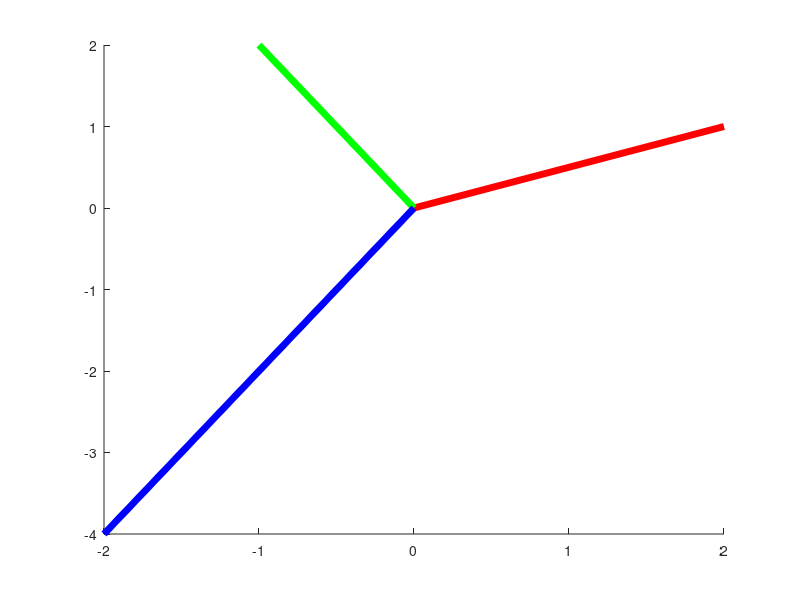
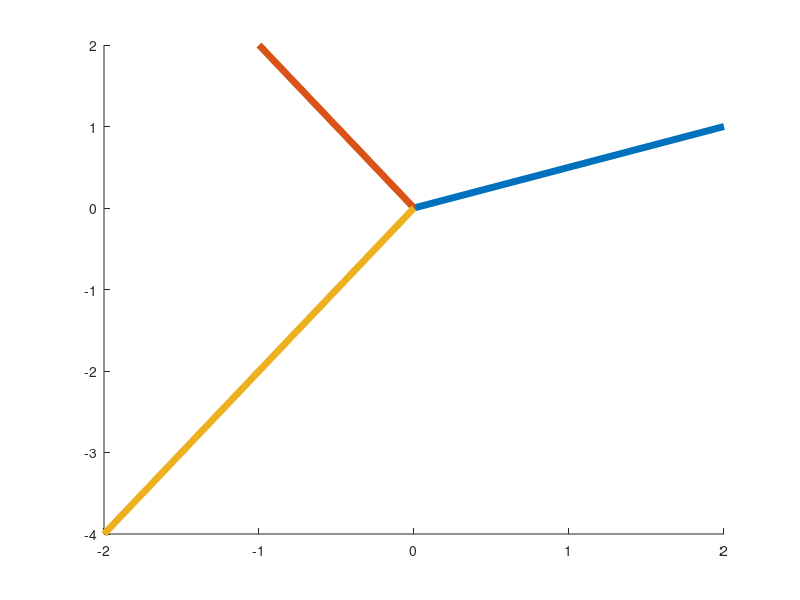
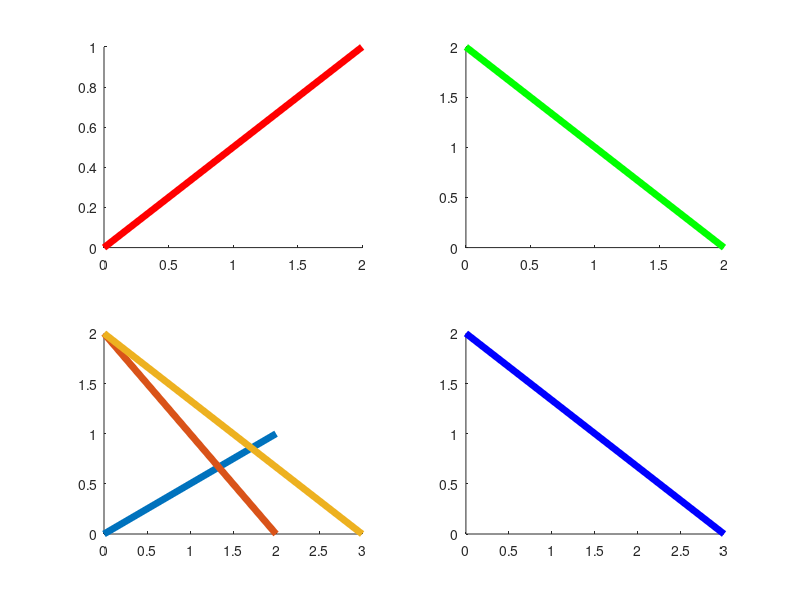
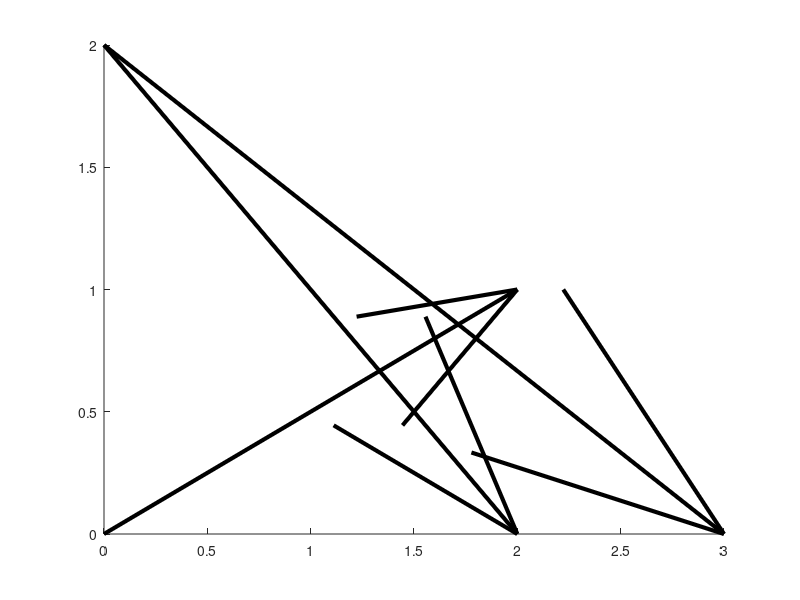

These charts were generated, in order, by the following MATLAB code:
%% Sidorenkov Oleg Vladimorovich BSE204 Matlab Algebra DZ 3.


%% Task 1.
figure
hold on
line([0; 2], [0; 1], "Color", "r", "LineWidth", 5)
line([0; -1], [0; 2], "Color", "g", "LineWidth", 5)
line([-2; 0], [-4; 0], "Color", "b", "LineWidth", 5)
hold off


%% Task 2.
figure
line([0, 0, -2; 2, -1, 0], [0, 0, -4; 1, 2, 0], "LineWidth", 5)


%% Task 3.
figure
subplot(2, 2, 1)
line([0; 2], [0; 1], "Color", "r", "LineWidth", 5)
subplot(2, 2, 2)
line([0; 2], [2; 0], "Color", "g", "LineWidth", 5)
subplot(2, 2, 3)
line([0, 0, 0; 2, 2, 3], [0, 2, 2; 1, 0, 0], "LineWidth", 5)
subplot(2, 2, 4)
line([0; 3], [2; 0], "Color", "b", "LineWidth", 5)


%% Task 4.
figure
hold on
quiver(0, 0, 2, 1, 1, "k", "LineWidth", 3)
quiver(0, 2, 2, -2, 1, "k", "LineWidth", 3)
quiver(0, 2, 3, -2, 1, "k", "LineWidth", 3)
hold off


%% Task 5.
figure
hold on
quiver3(0, 0, 0, 1, 0, 0, 1, "r", "AutoScale", "off", "LineWidth", 3)
quiver3(0, 0, 0, 0, 1, 0, 1, "g", "AutoScale", "off", "LineWidth", 3)
quiver3(0, 0, 0, 0, 0, 1, 1, "b", "AutoScale", "off", "LineWidth", 3)
hold off


%% Task 6.
figure
hold on
quiver(0, 0, 10, 0, 1, "r", "LineWidth", 2)
quiver(0, 0, 0, 10, 1, "g", "LineWidth", 2)
quiver(0, 0, 1, 0, 1, "k", "LineWidth", 4)
quiver(0, 0, 0, 1, 1, "k", "LineWidth", 4)
hold off


%% Task 7.
figure
hold on
quiver3(0, 0, 0, 10, 0, 0, 1, "r", "AutoScale", "off", "LineWidth", 3)
quiver3(0, 0, 0, 0, 10, 0, 1, "g", "AutoScale", "off", "LineWidth", 3)
quiver3(0, 0, 0, 0, 0, 10, 1, "b", "AutoScale", "off", "LineWidth", 3)
quiver3(0, 0, 0, 1, 0, 0, 1, "k", "AutoScale", "off", "LineWidth", 3)
quiver3(0, 0, 0, 0, 1, 0, 1, "k", "AutoScale", "off", "LineWidth", 3)
quiver3(0, 0, 0, 0, 0, 1, 1, "k", "AutoScale", "off", "LineWidth", 3)
hold off


%% Task 8a.
figure
hold on
grid on
axis([-2, 3, -6, 4])
axis equal
line([-1; 2],[ 3.5; -5])
text(2, -5, '(2, -5)')
hold off


%% Task 8b.
figure
hold on
grid on
axis([-2, 3, -6, 4])
axis equal
line([1, 4; 2, 3],[-1, 0; -3.5, -5])
text(2, -3.5, '(2, -3.5)')
text(3, -5, '(3, -5)')
hold off


%% Task 9.
figure
hold on
axis([-3, 2, -2, 3])
quiver(-2, 0, 3, 2, 1, "b", "LineWidth", 4)
quiver(-2, 0, 3, -1, 1, "r", "LineWidth", 4)
quiver(1, 2, 0, -3, 1, "b", "LineWidth", 4)
% Slightly replaced coordinates for better readability.
text(-2.2, 0, '\bfA')
plot(-2, 0, '*', 'LineWidth', 10)
text(1, 2.2, '\bfB')
plot(1, 2, '*', 'LineWidth', 10)
text(1.2, -1, '\bfC')
plot(1, -1, '*', 'LineWidth', 10)
hold off


%% Task 10.
figure
hold on
subplot(2, 1, 1)
hold on
axis([-3, 2, -4, 3])
ax = -2;
ay = 0;
bx = 1;
by = 2;
cx = 1;
cy = -1;
dx = cx - bx + ax;
dy = cy - by + ay;
line([ax; bx], [ay; by], "Color", "b", "LineWidth", 5)
line([bx; cx], [by; cy], "Color", "b", "LineWidth", 5)
line([cx; dx], [cy; dy], "Color", "b", "LineWidth", 5)
line([dx; ax], [dy; ay], "Color", "b", "LineWidth", 5)
text(ax, ay, '\bfA')
text(bx, by, '\bfB')
text(cx, cy, '\bfC')
text(dx, dy, '\bfD')
hold off
subplot(2, 1, 2)
hold on
ab = [bx - ax, by - ay];
bc = [cx - bx, cy - by];
ad = [dx - ax, dy - ay];
dc = [cx - dx, cy - dy];
%Equal.
display(ab);
display(dc);
%Equal too.
display(ad);
display(bc);
axis([-3, 2, -4, 3])
quiver(ax, ay, ab(1), ab(2), 1, "b", "LineWidth", 3)
quiver(ax, ay, ad(1), ad(2), 1, "b", "LineWidth", 3)
quiver(bx, by, bc(1), bc(2), 1, "k", "LineWidth", 3)
quiver(cx, cy, -dc(1), -dc(2), 1, "k", "LineWidth", 3)
quiver(ax, ay, (cx - ax), (cy - ay), 1, "r", "LineWidth", 3)
text(ax, ay, '\bfA')
text(bx, by, '\bfB')
text(cx, cy, '\bfC')
text(dx, dy, '\bfD')
hold off
hold off


%% Task 11.
figure
hold on
subplot(2, 1, 1)
hold on
a1 = [2, 4, 6];
b1 = [3, 5, 2];
sum1 = a1 + b1;
display(sum1);
quiver3(0, 0, 0, a1(1), a1(2), a1(3), 1, "b", "AutoScale", "off", "LineWidth", 3)
quiver3(a1(1), a1(2), a1(3), b1(1), b1(2), b1(3), 1, "b", "AutoScale", "off", "LineWidth", 3)
quiver3(0, 0, 0, sum1(1), sum1(2), sum1(3), 1, "r", "AutoScale", "off", "LineWidth", 3)
text(0, 0, 0, '\bfA');
text(a1(1), a1(2), a1(3), '\bfB');
text(sum1(1), sum1(2), sum1(3), '\bfC');
hold off
subplot(2, 1, 2)
hold on
a2 = [7, 6, 5];
b2 = [3, 5, 2];
sub2 = a2 - b2;
display(sub2);
quiver3(0, 0, 0, a2(1), a2(2), a2(3), 1, "b", "AutoScale", "off", "LineWidth", 3)
quiver3(0, 0, 0, b2(1), b2(2), b2(3), 1, "b", "AutoScale", "off", "LineWidth", 3)
quiver3(b2(1), b2(2), b2(3), sub2(1), sub2(2), sub2(3), 1, "r", "AutoScale", "off", "LineWidth", 3)
text(0, 0, 0, '\bfA');
text(a2(1), a2(2), a2(3), '\bfB');
text(b2(1), b2(2), b2(3), '\bfC');
hold off
hold off